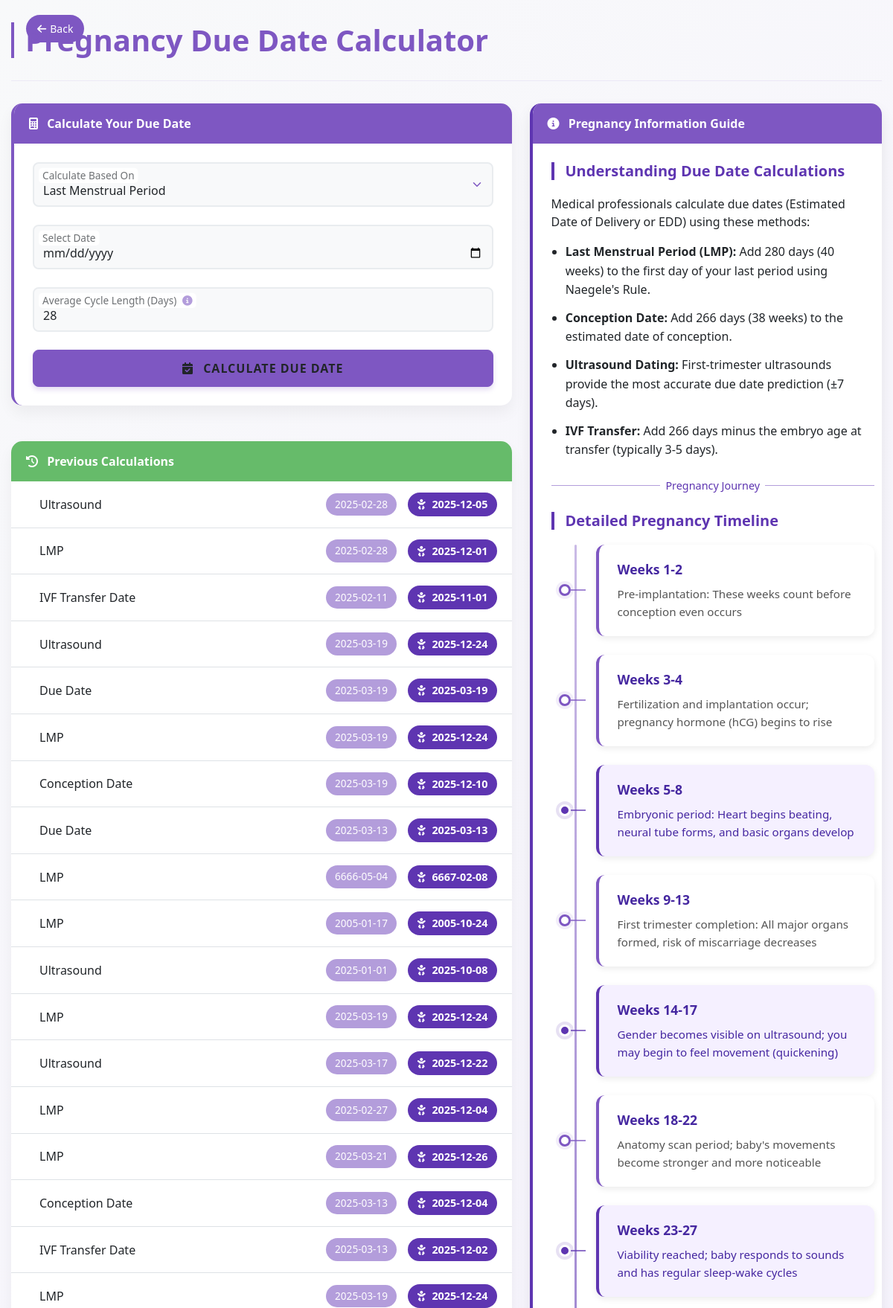
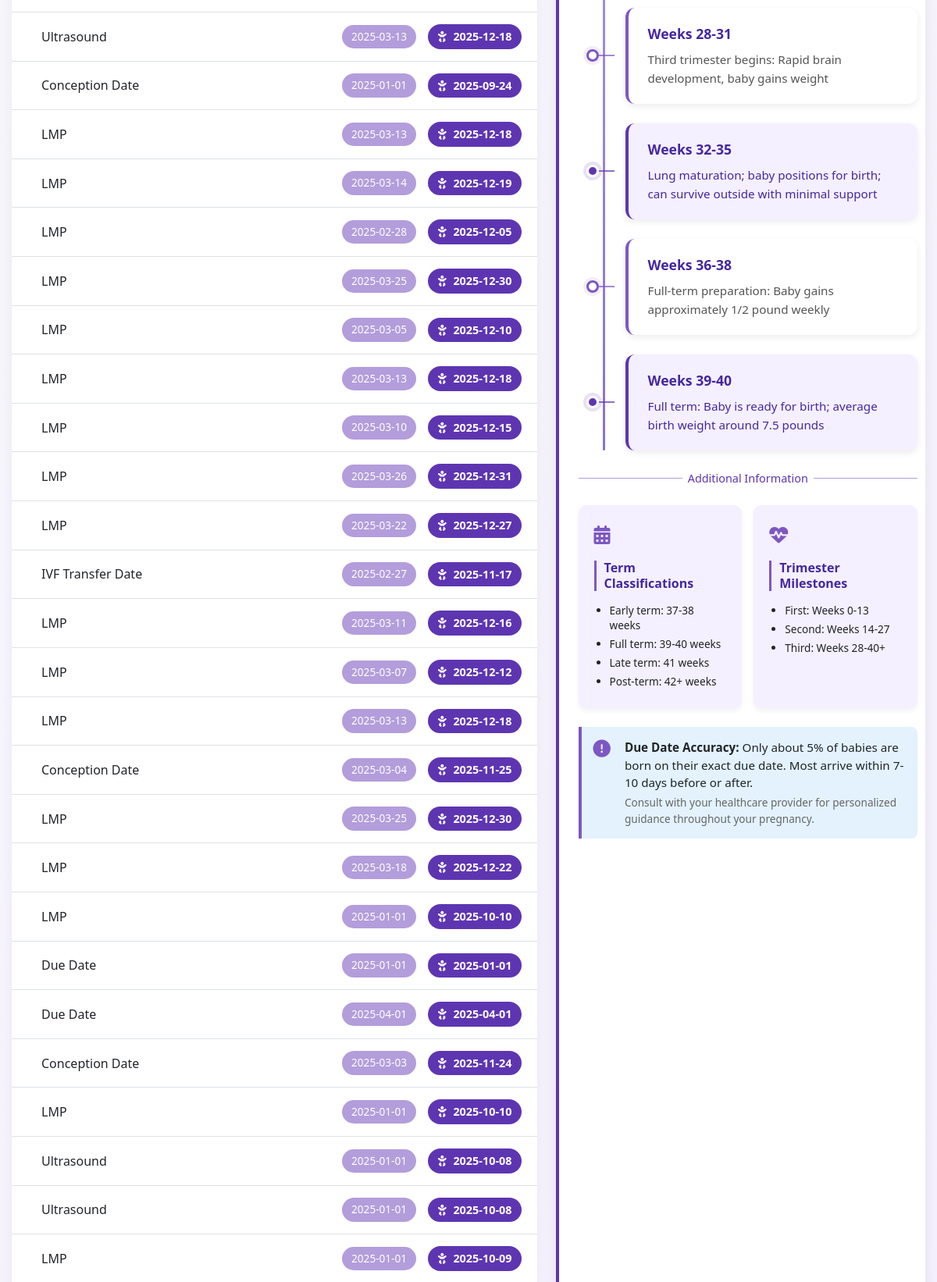
The page /pregnancy (upper part) on the database its author committed (2 pictures, top to bottom).
### tables this page shows
CREATE TABLE pregnancy_records (
    
    id INTEGER PRIMARY KEY AUTOINCREMENT,
    date_type TEXT NOT NULL,
    input_date TEXT NOT NULL,
    cycle_length INTEGER DEFAULT 28,
    embryo_age INTEGER DEFAULT 0,
    calculated_due_date TEXT NOT NULL
);

### app.py (the view)
@app.route('/pregnancy')
def pregnancy():
    conn = get_db_connection()
    cur = conn.cursor()
    cur.execute('SELECT id, date_type, input_date, calculated_due_date FROM pregnancy_records')
    pregnancy_data = cur.fetchall()
    conn.close()
    return render_template('pregnancy.html', pregnancy_data=pregnancy_data)

### app.py (called while the page is built)
def get_db_connection():
    conn = sqlite3.connect(DATABASE)
    conn.row_factory = sqlite3.Row
    return conn

@app.before_request
def before_request():
    if 'user_id' in session:
        conn = get_db_connection()
        cur = conn.cursor()
        cur.execute('SELECT * FROM user_preferences WHERE user_id = ?', (session['user_id'],))
        preferences = cur.fetchone()
        conn.close()
        if preferences:
            g.theme_color = preferences['theme_color']
            g.dark_mode = preferences['dark_mode']
            g.language = preferences['language']
        else:
            g.theme_color = 'blue'
            g.dark_mode = False
            g.language = 'en'
    else:
        g.theme_color = 'blue'
        g.dark_mode = False
        g.language = 'en'

@app.context_processor
def inject_preferences():
    return {
        'theme_color': getattr(g, 'theme_color', 'blue'),
        'dark_mode': getattr(g, 'dark_mode', False),
        'current_language': getattr(g, 'language', 'en')
    }

@app.context_processor
def inject_translate_settings():
    return {
        'GOOGLE_TRANSLATE_LANGUAGES': {
            'hi': 'Hindi',
            'bn': 'Bengali',
            'te': 'Telugu',
            'mr': 'Marathi',
            'ta': 'Tamil',
            'ur': 'Urdu',
            'gu': 'Gujarati',
            'kn': 'Kannada',
            'ml': 'Malayalam',
            'pa': 'Punjabi',
            'or': 'Odia',
            'as': 'Assamese',
            'sd': 'Sindhi',
            'en': 'English'
        }
    }

### templates/pregnancy.html (shortened to what this page needs)
{% extends "base.html" %}
{% block content %}
<!DOCTYPE html>
<html lang="en">
<head>
    <link rel="stylesheet" href="https://cdn.jsdelivr.net/npm/bootstrap@5.3.0/dist/css/bootstrap.min.css">
    <link rel="stylesheet" href="https://cdnjs.cloudflare.com/ajax/libs/animate.css/4.1.1/animate.min.css">
    <link rel="stylesheet" href="https://cdnjs.cloudflare.com/ajax/libs/font-awesome/6.4.0/css/all.min.css">
</head>
<body>
    <div class="container">
        <div class="page-header">
            <a href="/dashboard" class="back-btn">
                <i class="fas fa-arrow-left"></i>
                <span>Back</span>
            </a>
            <h1 class="page-title">Pregnancy Due Date Calculator</h1>
        </div>
        <div class="row">
            <div class="col-md-7">
                <div class="calculator-card">
                    <div class="card-header">
                        <i class="fas fa-calculator me-2"></i> Calculate Your Due Date
                    </div>
                    <div class="card-body">
                        <form id="pregnancy-form">
                            <div class="form-floating mb-4">
                                <select class="form-select" name="date_type" id="date_type" required>
                                    <option value="LMP">Last Menstrual Period</option>
                                </select>
                                <label for="date_type">Calculate Based On</label>
                            </div>
                            <div class="form-floating mb-4">
                                <input type="date" class="form-control" id="input_date" name="input_date" required>
                                <label for="input_date">Select Date</label>
                            </div>
                            <div class="form-floating mb-4" id="cycle_length_div">
                                <input type="number" class="form-control" id="cycle_length" name="cycle_length" value="28" min="21" max="35">
                                <label for="cycle_length">Average Cycle Length (Days) </label>
                            </div>
                            <button type="submit" class="btn btn-calculate w-100">
                                <i class="fas fa-calendar-check me-2"></i> Calculate Due Date
                            </button>
                        </form>
                    </div>
                </div>
                <div class="history-card mt-5">
                    <div class="card-header history-header">
                        <i class="fas fa-history me-2"></i> Previous Calculations
                    </div>
                    <div class="card-body history-body">
                        <ul class="list-group list-group-flush">
                            {% for record in pregnancy_data %}
                            <li class="list-group-item">
                                <div class="date-type-container">
                                    <span>{{ record.date_type }}</span>
                                </div>
                                <span class="date-badge">{{ record.input_date }}</span>
                                <span class="due-date-badge">
                                    <i class="fas fa-baby me-1"></i> {{ record.calculated_due_date }}
                                </span>
                            </li>
                            {% endfor %}
                        </ul>
                    </div>
                </div>
            </div>
            <div class="col-md-5">
                <div class="info-card">
                    <div class="card-header">
                        <i class="fas fa-info-circle me-2"></i> Pregnancy Information Guide
                    </div>
                    <div class="card-body pregnancy-info-content">
                        <h5 class="info-title">Understanding Due Date Calculations</h5>
                        <p>Medical professionals calculate due dates (Estimated Date of Delivery or EDD) using these methods:</p>
                        <ul class="info-list">
                            <li><strong>Last Menstrual Period (LMP):</strong> Add 280 days (40 weeks) to the first day of your last period using Naegele's Rule.</li>
                            <li><strong>Conception Date:</strong> Add 266 days (38 weeks) to the estimated date of conception.</li>
                            <li><strong>Ultrasound Dating:</strong> First-trimester ultrasounds provide the most accurate due date prediction (±7 days).</li>
                            <li><strong>IVF Transfer:</strong> Add 266 days minus the embryo age at transfer (typically 3-5 days).</li>
                        </ul>
                        <div class="divider my-4"><span>Pregnancy Journey</span></div>
                        <h5 class="info-title">Detailed Pregnancy Timeline</h5>
                        <div class="timeline">
                            <div class="timeline-item">
                                <span class="timeline-week">Weeks 1-2</span>
                                <p>Pre-implantation: These weeks count before conception even occurs</p>
                            </div>
                            <div class="timeline-item">
                                <span class="timeline-week">Weeks 3-4</span>
                                <p>Fertilization and implantation occur; pregnancy hormone (hCG) begins to rise</p>
                            </div>
                            <div class="timeline-item highlight">
                                <span class="timeline-week">Weeks 5-8</span>
                                <p>Embryonic period: Heart begins beating, neural tube forms, and basic organs develop</p>
                            </div>
                            <div class="timeline-item">
                                <span class="timeline-week">Weeks 9-13</span>
                                <p>First trimester completion: All major organs formed, risk of miscarriage decreases</p>
                            </div>
                            <div class="timeline-item highlight">
                                <span class="timeline-week">Weeks 14-17</span>
                                <p>Gender becomes visible on ultrasound; you may begin to feel movement (quickening)</p>
                            </div>
                            <div class="timeline-item">
                                <span class="timeline-week">Weeks 18-22</span>
                                <p>Anatomy scan period; baby's movements become stronger and more noticeable</p>
                            </div>
                            <div class="timeline-item highlight">
                                <span class="timeline-week">Weeks 23-27</span>
                                <p>Viability reached; baby responds to sounds and has regular sleep-wake cycles</p>
                            </div>
                            <div class="timeline-item">
                                <span class="timeline-week">Weeks 28-31</span>
                                <p>Third trimester begins: Rapid brain development, baby gains weight</p>
                            </div>
                            <div class="timeline-item highlight">
                                <span class="timeline-week">Weeks 32-35</span>
                                <p>Lung maturation; baby positions for birth; can survive outside with minimal support</p>
                            </div>
                            <div class="timeline-item">
                                <span class="timeline-week">Weeks 36-38</span>
                                <p>Full-term preparation: Baby gains approximately 1/2 pound weekly</p>
                            </div>
                            <div class="timeline-item highlight">
                                <span class="timeline-week">Weeks 39-40</span>
                                <p>Full term: Baby is ready for birth; average birth weight around 7.5 pounds</p>
                            </div>
                        </div>
                        <div class="divider my-4"><span>Additional Information</span></div>
                        <div class="info-cards-grid">
                            <div class="mini-info-card">
                                <div class="mini-info-icon">
                                    <i class="fas fa-calendar-alt"></i>
                                </div>
                                <h6>Term Classifications</h6>
                                <ul class="small-list">
                                    <li>Early term: 37-38 weeks</li>
                                    <li>Full term: 39-40 weeks</li>
                                    <li>Late term: 41 weeks</li>
                                    <li>Post-term: 42+ weeks</li>
                                </ul>
                            </div>
                            <div class="mini-info-card">
                                <div class="mini-info-icon">
                                    <i class="fas fa-heartbeat"></i>
                                </div>
                                <h6>Trimester Milestones</h6>
                                <ul class="small-list">
                                    <li>First: Weeks 0-13</li>
                                    <li>Second: Weeks 14-27</li>
                                    <li>Third: Weeks 28-40+</li>
                                </ul>
                            </div>
                        </div>
                        <div class="info-note mt-4">
                            <i class="fas fa-exclamation-circle me-2"></i>
                            <div>
                                <p class="mb-1"><strong>Due Date Accuracy:</strong> Only about 5% of babies are born on their exact due date. Most arrive within 7-10 days before or after.</p>
                                <p class="mb-0 small">Consult with your healthcare provider for personalized guidance throughout your pregnancy.</p>
                            </div>
                        </div>
                    </div>
                </div>
            </div>
        </div>
    </div>
</body>
</html>
{% endblock %}

### static/css/theme.css (style rules this page uses)
:root { --bg-color: #f8f9fa; --card-bg: #ffffff; --text-color: #333; --text-secondary: #666; --border-color: #e0e0e0; }

### static/css/global.css (style rules this page uses)
:root { --theme-color: #007bff; --theme-hover: #0056b3; --bg-color: #f8f9fa; --text-color: #333; --card-bg: #fff; }
body { background-color: var(--bg-color); color: var(--text-color); font-family: -apple-system, BlinkMacSystemFont, 'Segoe UI', Roboto, Oxygen, Ubuntu, Cantarell, 'Open Sans', 'Helvetica Neue', sans-serif; }
.card-header, .settings-header { background-color: var(--theme-color); color: var(--header-text); padding: 1rem; }
.btn { background-color: var(--theme-color); color: white; border: none; padding: 0.5rem 1rem; border-radius: 0.25rem; cursor: pointer; }
input, select, textarea { background-color: var(--card-bg); color: var(--text-color); border: 1px solid var(--border-color); }
a { color: var(--link-color); }
.btn, .dashboard-card-icon { background-color: var(--theme-color); }

### templates/base.html (style rules this page uses)
body { top: 0 !important; }

### rows shown on the page
pregnancy_records: date_type "Ultrasound", input_date "2025-02-28", calculated_due_date "2025-12-05"
pregnancy_records: date_type "LMP", input_date "2025-02-28", calculated_due_date "2025-12-01"
pregnancy_records: date_type "IVF Transfer Date", input_date "2025-02-11", calculated_due_date "2025-11-01"
pregnancy_records: date_type "Ultrasound", input_date "2025-03-19", calculated_due_date "2025-12-24"
pregnancy_records: date_type "Due Date", input_date "2025-03-19", calculated_due_date "2025-03-19"
pregnancy_records: date_type "LMP", input_date "2025-03-19", calculated_due_date "2025-12-24"
pregnancy_records: date_type "Conception Date", input_date "2025-03-19", calculated_due_date "2025-12-10"
pregnancy_records: date_type "Due Date", input_date "2025-03-13", calculated_due_date "2025-03-13"
pregnancy_records: date_type "LMP", input_date "6666-05-04", calculated_due_date "6667-02-08"
pregnancy_records: date_type "LMP", input_date "2005-01-17", calculated_due_date "2005-10-24"
pregnancy_records: date_type "Ultrasound", input_date "2025-01-01", calculated_due_date "2025-10-08"
pregnancy_records: date_type "LMP", input_date "2025-03-19", calculated_due_date "2025-12-24"
pregnancy_records: date_type "Ultrasound", input_date "2025-03-17", calculated_due_date "2025-12-22"
pregnancy_records: date_type "LMP", input_date "2025-02-27", calculated_due_date "2025-12-04"
pregnancy_records: date_type "LMP", input_date "2025-03-21", calculated_due_date "2025-12-26"
pregnancy_records: date_type "Conception Date", input_date "2025-03-13", calculated_due_date "2025-12-04"
pregnancy_records: date_type "IVF Transfer Date", input_date "2025-03-13", calculated_due_date "2025-12-02"
pregnancy_records: date_type "LMP", input_date "2025-03-19", calculated_due_date "2025-12-24"
pregnancy_records: date_type "Ultrasound", input_date "2025-03-13", calculated_due_date "2025-12-18"
pregnancy_records: date_type "Conception Date", input_date "2025-01-01", calculated_due_date "2025-09-24"
pregnancy_records: date_type "LMP", input_date "2025-03-13", calculated_due_date "2025-12-18"
pregnancy_records: date_type "LMP", input_date "2025-03-14", calculated_due_date "2025-12-19"
pregnancy_records: date_type "LMP", input_date "2025-02-28", calculated_due_date "2025-12-05"
pregnancy_records: date_type "LMP", input_date "2025-03-25", calculated_due_date "2025-12-30"
pregnancy_records: date_type "LMP", input_date "2025-03-05", calculated_due_date "2025-12-10"
pregnancy_records: date_type "LMP", input_date "2025-03-13", calculated_due_date "2025-12-18"
pregnancy_records: date_type "LMP", input_date "2025-03-10", calculated_due_date "2025-12-15"
pregnancy_records: date_type "LMP", input_date "2025-03-26", calculated_due_date "2025-12-31"
pregnancy_records: date_type "LMP", input_date "2025-03-22", calculated_due_date "2025-12-27"
pregnancy_records: date_type "IVF Transfer Date", input_date "2025-02-27", calculated_due_date "2025-11-17"
pregnancy_records: date_type "LMP", input_date "2025-03-11", calculated_due_date "2025-12-16"
pregnancy_records: date_type "LMP", input_date "2025-03-07", calculated_due_date "2025-12-12"
pregnancy_records: date_type "LMP", input_date "2025-03-13", calculated_due_date "2025-12-18"
pregnancy_records: date_type "Conception Date", input_date "2025-03-04", calculated_due_date "2025-11-25"
pregnancy_records: date_type "LMP", input_date "2025-03-25", calculated_due_date "2025-12-30"
pregnancy_records: date_type "LMP", input_date "2025-03-18", calculated_due_date "2025-12-22"
pregnancy_records: date_type "LMP", input_date "2025-01-01", calculated_due_date "2025-10-10"
pregnancy_records: date_type "Due Date", input_date "2025-01-01", calculated_due_date "2025-01-01"
pregnancy_records: date_type "Due Date", input_date "2025-04-01", calculated_due_date "2025-04-01"
pregnancy_records: date_type "Conception Date", input_date "2025-03-03", calculated_due_date "2025-11-24"
pregnancy_records: date_type "LMP", input_date "2025-01-01", calculated_due_date "2025-10-10"
pregnancy_records: date_type "Ultrasound", input_date "2025-01-01", calculated_due_date "2025-10-08"
pregnancy_records: date_type "Ultrasound", input_date "2025-01-01", calculated_due_date "2025-10-08"
pregnancy_records: date_type "LMP", input_date "2025-01-01", calculated_due_date "2025-10-09"
